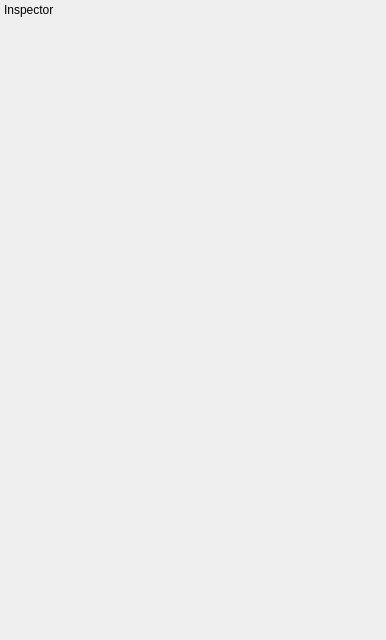
<?xml version="1.0" encoding="UTF-8"?>
<ui version="4.0">
 <class>Inspector</class>
 <widget class="QWidget" name="Inspector">
  <property name="geometry">
   <rect>
    <x>0</x>
    <y>0</y>
    <width>386</width>
    <height>640</height>
   </rect>
  </property>
  <property name="windowTitle">
   <string>Form</string>
  </property>
  <widget class="QDockWidget" name="Inspector_2">
   <property name="geometry">
    <rect>
     <x>0</x>
     <y>0</y>
     <width>721</width>
     <height>651</height>
    </rect>
   </property>
   <property name="windowTitle">
    <string>Inspector</string>
   </property>
   <widget class="QWidget" name="dockWidgetContents"/>
  </widget>
 </widget>
 <resources/>
 <connections/>
</ui>
